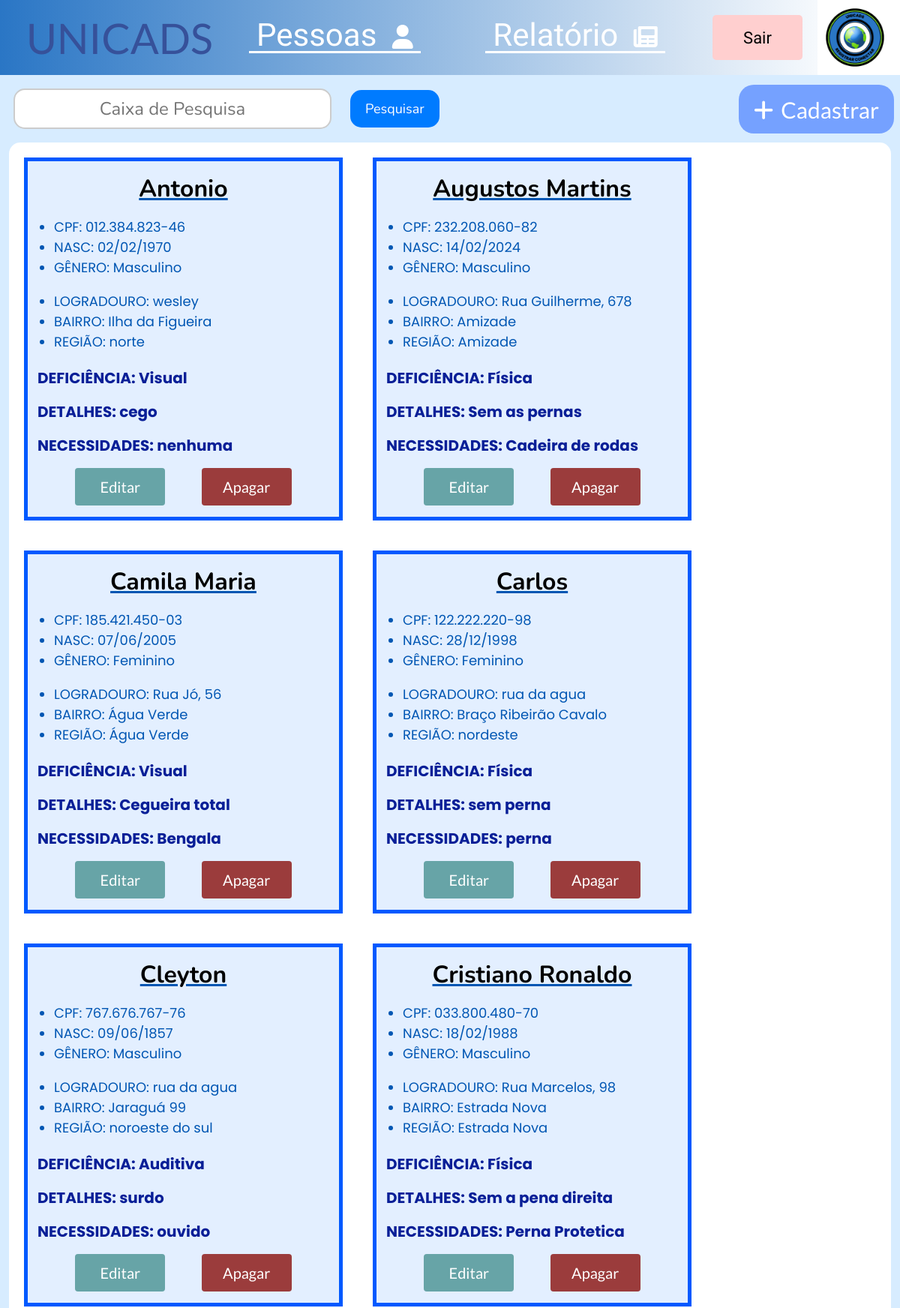
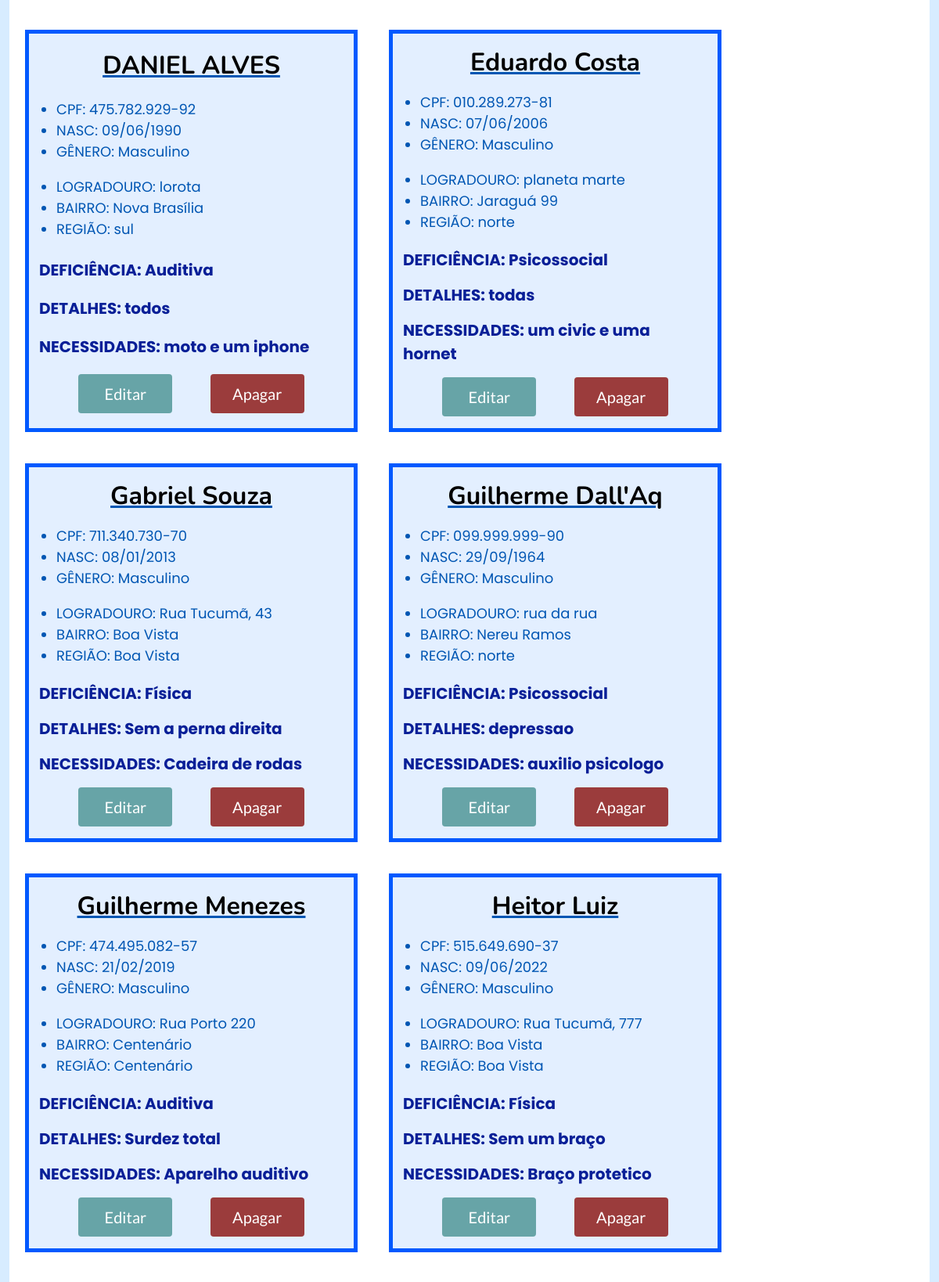
The page /pessoas/ (signed in, upper part) on the database its author committed (2 pictures, top to bottom).
### base/models.py (models this page shows, shortened)
class Pessoa(models.Model):
    DEFICIENCIA_CHOICES = [
        ('Física', 'Física'),
        ('Auditiva', 'Auditiva'),
        ('Visual', 'Visual'),
        ('Intelectual', 'Intelectual'),
        ('Psicossocial', 'Psicossocial')
    ]
    nome =  models.CharField(max_length=200, blank=False, null=False)
    cpf = models.CharField(max_length=20)
    data_nasc = models.DateField()
    genero = models.CharField(
        max_length=10,
        choices=[
        ('Masculino', 'Masculino'),
        ('Feminino', 'Feminino'),
    ],
        default='Não informado',
    )
    endereco = models.ForeignKey(Endereco, on_delete=models.SET_NULL, null=True, default=None)
    deficiencia = models.CharField(max_length=15,
                                   choices=DEFICIENCIA_CHOICES,
                                   default='Não informada')
    detalhes = models.CharField(max_length=300, default='Não Fornecido')
    necessidades = models.CharField(max_length=300, default='Não Fornecida')

class Endereco(models.Model):
    BAIRROS_CHOICES = [
        ('Água Verde', 'Água Verde'),
        ('Águas Claras', 'Águas Claras'),
        ('Amizade', 'Amizade'),
        ('Barra do Rio Cerro', 'Barra do Rio Cerro'),
        ('Barra do Rio Molha', 'Barra do Rio Molha'),
        ('Boa Vista', 'Boa Vista'),
        ('Braço Ribeirão Cavalo', 'Braço Ribeirão Cavalo'),
        ('Centenário', 'Centenário'),
        ('Centro', 'Centro'),
        ('Chico de Paulo', 'Chico de Paulo'),
        ('Czerniewicz', 'Czerniewicz'),
        ('Estrada Nova', 'Estrada Nova'),
        ('Ilha da Figueira', 'Ilha da Figueira'),
        ('Jaraguá 84', 'Jaraguá 84'),
        ('Jaraguá 99', 'Jaraguá 99'),
        ('Jaraguá Esquerdo', 'Jaraguá Esquerdo'),
        ('João Pessoa', 'João Pessoa'),
        ('Nereu Ramos', 'Nereu Ramos'),
        ('Nova Brasília', 'Nova Brasília'),
        ('Parque Malwee', 'Parque Malwee'),
        ('Rau', 'Rau'),
        ('Ribeirão Cavalo', 'Ribeirão Cavalo'),
        ('Rio Cerro I', 'Rio Cerro I'),
        ('Rio Cerro II', 'Rio Cerro II'),
        ('Rio da Luz', 'Rio da Luz'),
        ('Rio Molha', 'Rio Molha'),
        ('Santa Luzia', 'Santa Luzia'),
        ('Santo Antônio', 'Santo Antônio'),
        ('São Luís', 'São Luís'),
        ('Tifa Martins', 'Tifa Martins'),
        ('Tifa Monos', 'Tifa Monos'),
        ('Três Rios do Norte', 'Três Rios do Norte'),
        ('Três Rios do Sul', 'Três Rios do Sul'),
        ('Vieira', 'Vieira'),
        ('Vila Baependi', 'Vila Baependi'),
        ('Vila Lalau', 'Vila Lalau'),
        ('Vila Lenzi', 'Vila Lenzi'),
        ('Vila Nova', 'Vila Nova'),
    ]
    logradouro = models.CharField(max_length=200)
    bairro = models.CharField(max_length=100,
                                choices=BAIRROS_CHOICES, default='Não Informado')
    regiao = models.CharField(max_length=100)

### base/views.py (the view, shortened to what this page needs)
# urls.py: path('pessoas/', views.pessoas, name='pessoas'),
@login_required(login_url="login/")
def pessoas(request):
    pessoas = Pessoa.objects.all().order_by('nome')
    pesquisa = request.GET.get('pesquisa')
    for pessoa in pessoas:
        data_nasc_formatada = pessoa.data_nasc.strftime('%d/%m/%Y')
        pessoa.data_nasc = datetime.strptime(data_nasc_formatada, '%d/%m/%Y')
    return render(request, 'pessoas.html', {'pessoas':pessoas})

### base/templates/pessoas.html (shortened to what this page needs)
{% extends "base.html" %}
{% load static %}
{% block css %}{% static 'css/pessoas.css' %}{% endblock %}
{% block conteudo %}
<link rel="stylesheet" href="https://cdnjs.cloudflare.com/ajax/libs/font-awesome/6.0.0-beta3/css/all.min.css">
<main>
    <div class="cima">
        <form method="get" class="caixa-de-pesquisa">
            <div class="caixa">
                <input type="text" name="pesquisa" id="id_pesquisa" autocomplete="off" placeholder="Caixa de Pesquisa">
            </div>
            <div class="botao">
                    <button type="submit" class="btn">Pesquisar</button>
            </div>
        </form>
        <div class="cadastrar">
            <form action="{% url 'cadastro' %}">
                <button class="cadastro" type="submit"><i class="fas fa-plus"></i>Cadastrar</button>
            </form>
        </div>
    </div>
    <div class="conteudo">
        {% for pessoa in pessoas %}
        <div class="pessoa">
            <h1 class="nome">{{ pessoa.nome }}</h1>
            <ul>
                <li>CPF: {{ pessoa.cpf }}</li>
                <li>NASC: {{ pessoa.data_nasc|date:"d/m/Y" }}</li>
                {% if pessoa.genero == 'Masculino' %}
                <li>GÊNERO: Masculino</li>
                {% else %}
                <li>GÊNERO: Feminino</li>
                {% endif %}
                <br>
                <li>LOGRADOURO: {{ pessoa.endereco.logradouro }}</li>
                <li>BAIRRO: {{ pessoa.endereco.bairro }}</li>
                <li>REGIÃO: {{ pessoa.endereco.regiao }}</li>
            </ul>
            <p class="deficiencia">DEFICIÊNCIA: {{ pessoa.deficiencia }}</p>
            {% if pessoa.detalhes %}
            <p class="detalhes">DETALHES: {{ pessoa.detalhes }}</p>
            {% else %}
            <p class="detalhes">DETALHES: Não Informado</p>
            {% endif %}
            {% if pessoa.necessidades %}
            <p class="necessidades">NECESSIDADES: {{ pessoa.necessidades }}</p>
            {% else %}
            <p class="necessidades">NECESSIDADES: Não Informada</p>
            {% endif %}
            <div class="botoes">
                <form method="POST" action="{% url 'editar' pessoa.id %}">
                    <button class="editar">Editar</button>
                </form>
                <form method="POST" action="{% url 'apagar' pessoa.id %}" >
                    <button type="submit" onclick="return confirm('Tem certeza que deseja apagar esta pessoa?')" class="apagar">Apagar</button>
                </form>
            </div>
        </div>
        {% endfor %}
    </div>
</main>
{% endblock %}

### static/css/pessoas.css (style rules this page uses)
main { display: flex; flex-direction: column; align-items: center; }
.cima { width: 97%; display: flex; align-items: center; justify-content: space-between; margin-top: 10px; }
.cadastro { width: 100%; padding: 15px; height: 65px; margin-left: 10px; font-size: 30px; font-family: 'Lato'; background-color: rgb(117, 161, 255); color: #fff; border: none; border-radius: 20px; cursor: pointer; transition: background 0.3s ease; }
.cadastro i { margin-right: 10px; }
.caixa-de-pesquisa { width: fit-content; height: 70px; margin-right: 30px; display: flex; align-items: center; justify-content: flex-end; }
.caixa { display: flex; justify-content: center; align-items: center; margin-right: 15px; }
.caixa input[type="text"] { text-align: center; height: 30px; width: 400px; padding: 10px; border: 2px solid #ccc; border-radius: 15px; font-size: 24px; font-family: 'Nunito'; outline: none; }
.botao button { height: 50px; margin-left: 10px; padding: 0 20px; background-color: #007bff; color: #fff; border: none; border-radius: 15px; font-size: 18px; font-family: 'Nunito'; cursor: pointer; transition: background-color 0.3s ease; }
.conteudo { display: flex; flex-wrap: wrap; justify-content: flex-start; margin-top: 10px; min-height: 600px; width: 98%; background-color: #ffffff; border-radius: 15px; }
.pessoa { display: flex; flex-direction: column; justify-content: space-evenly; margin: 20px; padding: 15px; min-width: 385px; max-width: 385px; min-height: 200px; background-color: #e3efff; border: 5px solid rgb(0, 89, 255); }
.pessoa h1 { word-wrap: break-word; text-align: center; margin-bottom: 0px; margin-top: 0px; text-decoration: #0056b3 underline; font-family: 'Nunito'; }
.pessoa li { margin-left: -20px; font-size: 18px; font-family: 'Poppins'; color: #0056b3; }
.pessoa ul { margin-bottom: 0px; }
.deficiencia, .necessidades, .detalhes { word-wrap: break-word; margin-top: 20px; margin-left: -2px; margin-bottom: -5px; font-size: 20px; font-weight: bold; text-justify: auto; font-family: 'Poppins'; color: rgb(9, 31, 151); }
.botoes { display: flex; justify-content: space-evenly; align-content: center; }
.editar, .apagar { margin-top: 20px; width: 120px; height: 50px; font-family: 'Lato'; font-size: 20px; color: #fff; border: none; border-radius: 4px; cursor: pointer; transition: background 0.3s ease; }
.editar { background-color: rgb(103, 164, 167); }
.apagar { background-color: rgb(155, 60, 60); }

### base/templates/base.html (style rules this page uses)
body { margin: 0; padding: 0; min-height: 900px; min-width: fit-content; background-color: rgb(215, 236, 255); }

### rows shown on the page
Pessoa: nome "Antonio", cpf "012.384.823-46", data_nasc "02/02/1970", genero "GÊNERO: Masculino", endereco.logradouro "wesley", endereco.bairro "Ilha da Figueira", endereco.regiao "norte", deficiencia "Visual", detalhes "cego", necessidades "nenhuma"
Pessoa: nome "Augustos Martins", cpf "232.208.060-82", data_nasc "14/02/2024", genero "GÊNERO: Masculino", endereco.logradouro "Rua Guilherme, 678", endereco.bairro "Amizade", endereco.regiao "Amizade", deficiencia "Física", detalhes "Sem as pernas", necessidades "Cadeira de rodas"
Pessoa: nome "Camila Maria", cpf "185.421.450-03", data_nasc "07/06/2005", genero "GÊNERO: Feminino", endereco.logradouro "Rua Jó, 56", endereco.bairro "Água Verde", endereco.regiao "Água Verde", deficiencia "Visual", detalhes "Cegueira total", necessidades "Bengala"
Pessoa: nome "Carlos", cpf "122.222.220-98", data_nasc "28/12/1998", genero "GÊNERO: Feminino", endereco.logradouro "rua da agua", endereco.bairro "Braço Ribeirão Cavalo", endereco.regiao "nordeste", deficiencia "Física", detalhes "sem perna", necessidades "perna"
Pessoa: nome "Cleyton", cpf "767.676.767-76", data_nasc "09/06/1857", genero "GÊNERO: Masculino", endereco.logradouro "rua da agua", endereco.bairro "Jaraguá 99", endereco.regiao "noroeste do sul", deficiencia "Auditiva", detalhes "surdo", necessidades "ouvido"
Pessoa: nome "Cristiano Ronaldo", cpf "033.800.480-70", data_nasc "18/02/1988", genero "GÊNERO: Masculino", endereco.logradouro "Rua Marcelos, 98", endereco.bairro "Estrada Nova", endereco.regiao "Estrada Nova", deficiencia "Física", detalhes "Sem a pena direita", necessidades "Perna Protetica"
Pessoa: nome "DANIEL ALVES", cpf "475.782.929-92", data_nasc "09/06/1990", genero "GÊNERO: Masculino", endereco.logradouro "lorota", endereco.bairro "Nova Brasília", endereco.regiao "sul", deficiencia "Auditiva", detalhes "todos", necessidades "moto e um iphone"
Pessoa: nome "Eduardo Costa", cpf "010.289.273-81", data_nasc "07/06/2006", genero "GÊNERO: Masculino", endereco.logradouro "planeta marte", endereco.bairro "Jaraguá 99", endereco.regiao "norte", deficiencia "Psicossocial", detalhes "todas", necessidades "um civic e uma hornet"
Pessoa: nome "Gabriel Souza", cpf "711.340.730-70", data_nasc "08/01/2013", genero "GÊNERO: Masculino", endereco.logradouro "Rua Tucumã, 43", endereco.bairro "Boa Vista", endereco.regiao "Boa Vista", deficiencia "Física", detalhes "Sem a perna direita", necessidades "Cadeira de rodas"
Pessoa: nome "Guilherme Dall'Aq", cpf "099.999.999-90", data_nasc "29/09/1964", genero "GÊNERO: Masculino", endereco.logradouro "rua da rua", endereco.bairro "Nereu Ramos", endereco.regiao "norte", deficiencia "Psicossocial", detalhes "depressao", necessidades "auxilio psicologo"
Pessoa: nome "Guilherme Menezes", cpf "474.495.082-57", data_nasc "21/02/2019", genero "GÊNERO: Masculino", endereco.logradouro "Rua Porto 220", endereco.bairro "Centenário", endereco.regiao "Centenário", deficiencia "Auditiva", detalhes "Surdez total", necessidades "Aparelho auditivo"
Pessoa: nome "Heitor Luiz", cpf "515.649.690-37", data_nasc "09/06/2022", genero "GÊNERO: Masculino", endereco.logradouro "Rua Tucumã, 777", endereco.bairro "Boa Vista", endereco.regiao "Boa Vista", deficiencia "Física", detalhes "Sem um braço", necessidades "Braço protetico"
